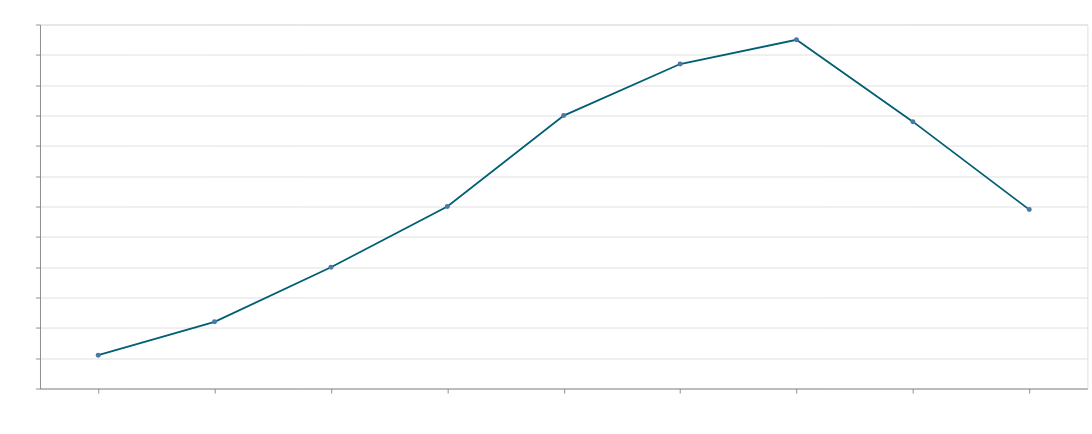

This figure's Vega-Lite source:
### Vega specification from a JSON file in a GitHub repository (floating-point values rounded to 4 significant figures)
{"$schema": "https://vega.github.io/schema/vega/v5.json", "autosize": {"contains": "padding", "type": "fit-x"}, "config": {"background": "black", "view": {"continuousWidth": 300, "continuousHeight": 300}, "title": {"color": "white"}, "axis": {"labelColor": "white", "titleColor": "white"}, "legend": {"labelColor": "white", "titleColor": "white"}, "header": {"labelColor": "white", "titleColor": "white"}}, "axes": [{"aria": false, "domain": false, "grid": true, "gridScale": "x", "labels": false, "maxExtent": 0, "minExtent": 0, "orient": "left", "scale": "y", "tickCount": {"signal": "ceil(height/40)"}, "ticks": false, "zindex": 0}, {"grid": false, "labelAlign": "right", "labelAngle": 270, "labelBaseline": "middle", "orient": "bottom", "scale": "x", "title": "Year", "zindex": 0}, {"grid": false, "labelOverlap": true, "orient": "left", "scale": "y", "tickCount": {"signal": "ceil(height/40)"}, "title": "Active Projects", "zindex": 0}], "background": "white", "data": [{"name": "data-78fdea25158b60854d2f0fb7cbcef877", "values": [{"active_projects_count": 11, "total_net_contrib": 3037000.0, "year": 2015}, {"active_projects_count": 22, "total_net_contrib": 6930000.0, "year": 2016}, {"active_projects_count": 40, "total_net_contrib": 10550000.0, "year": 2017}, {"active_projects_count": 60, "total_net_contrib": 19140000.0, "year": 2018}, {"active_projects_count": 90, "total_net_contrib": 29440000.0, "year": 2019}, {"active_projects_count": 107, "total_net_contrib": 37020000.0, "year": 2020}, {"active_projects_count": 115, "total_net_contrib": 40610000.0, "year": 2021}, {"active_projects_count": 88, "total_net_contrib": 27110000.0, "year": 2022}, {"active_projects_count": 59, "total_net_contrib": 19620000.0, "year": 2023}]}, {"name": "data_0", "source": "data-78fdea25158b60854d2f0fb7cbcef877", "transform": [{"expr": "isValid(datum[\"active_projects_count\"]) && isFinite(+datum[\"active_projects_count\"])", "type": "filter"}]}], "height": 400, "marks": [{"encode": {"update": {"defined": {"signal": "isValid(datum[\"active_projects_count\"]) && isFinite(+datum[\"active_projects_count\"])"}, "description": {"signal": "\"Year: \" + (isValid(datum[\"year\"]) ? datum[\"year\"] : \"\"+datum[\"year\"]) + \"; Active Projects: \" + (format(datum[\"active_projects_count\"], \"\")) + \"; Total EU Contribution (€): \" + (format(datum[\"total_net_contrib\"], \",.0f\"))"}, "stroke": {"value": "#005f73"}, "tooltip": {"signal": "{\"Year\": isValid(datum[\"year\"]) ? datum[\"year\"] : \"\"+datum[\"year\"], \"Active Projects\": format(datum[\"active_projects_count\"], \"\"), \"Total EU Contribution (€)\": format(datum[\"total_net_contrib\"], \",.0f\")}"}, "x": {"field": "year", "scale": "x"}, "y": {"field": "active_projects_count", "scale": "y"}}}, "from": {"data": "data-78fdea25158b60854d2f0fb7cbcef877"}, "name": "layer_0_marks", "sort": {"field": "x"}, "style": ["line"], "type": "line"}, {"encode": {"update": {"ariaRoleDescription": {"value": "point"}, "description": {"signal": "\"Year: \" + (isValid(datum[\"year\"]) ? datum[\"year\"] : \"\"+datum[\"year\"]) + \"; Active Projects: \" + (format(datum[\"active_projects_count\"], \"\")) + \"; Total EU Contribution (€): \" + (format(datum[\"total_net_contrib\"], \",.0f\"))"}, "fill": {"value": "#4c78a8"}, "opacity": {"value": 1}, "tooltip": {"signal": "{\"Year\": isValid(datum[\"year\"]) ? datum[\"year\"] : \"\"+datum[\"year\"], \"Active Projects\": format(datum[\"active_projects_count\"], \"\"), \"Total EU Contribution (€)\": format(datum[\"total_net_contrib\"], \",.0f\")}"}, "x": {"field": "year", "scale": "x"}, "y": {"field": "active_projects_count", "scale": "y"}}}, "from": {"data": "data_0"}, "name": "layer_1_marks", "style": ["point"], "type": "symbol"}], "padding": 5, "scales": [{"domain": {"fields": [{"data": "data-78fdea25158b60854d2f0fb7cbcef877", "field": "year"}, {"data": "data_0", "field": "year"}], "sort": true}, "name": "x", "padding": 0.5, "range": [0, {"signal": "width"}], "type": "point"}, {"domain": {"fields": [{"data": "data-78fdea25158b60854d2f0fb7cbcef877", "field": "active_projects_count"}, {"data": "data_0", "field": "active_projects_count"}]}, "name": "y", "nice": true, "range": [{"signal": "height"}, 0], "type": "linear", "zero": true}], "signals": [{"init": "isFinite(containerSize()[0]) ? containerSize()[0] : 300", "name": "width", "on": [{"events": "window:resize", "update": "isFinite(containerSize()[0]) ? containerSize()[0] : 300"}]}], "style": "cell", "title": {"frame": "group", "text": "Italy: Number of Active Projects per Year (HORIZON Programme)"}}
